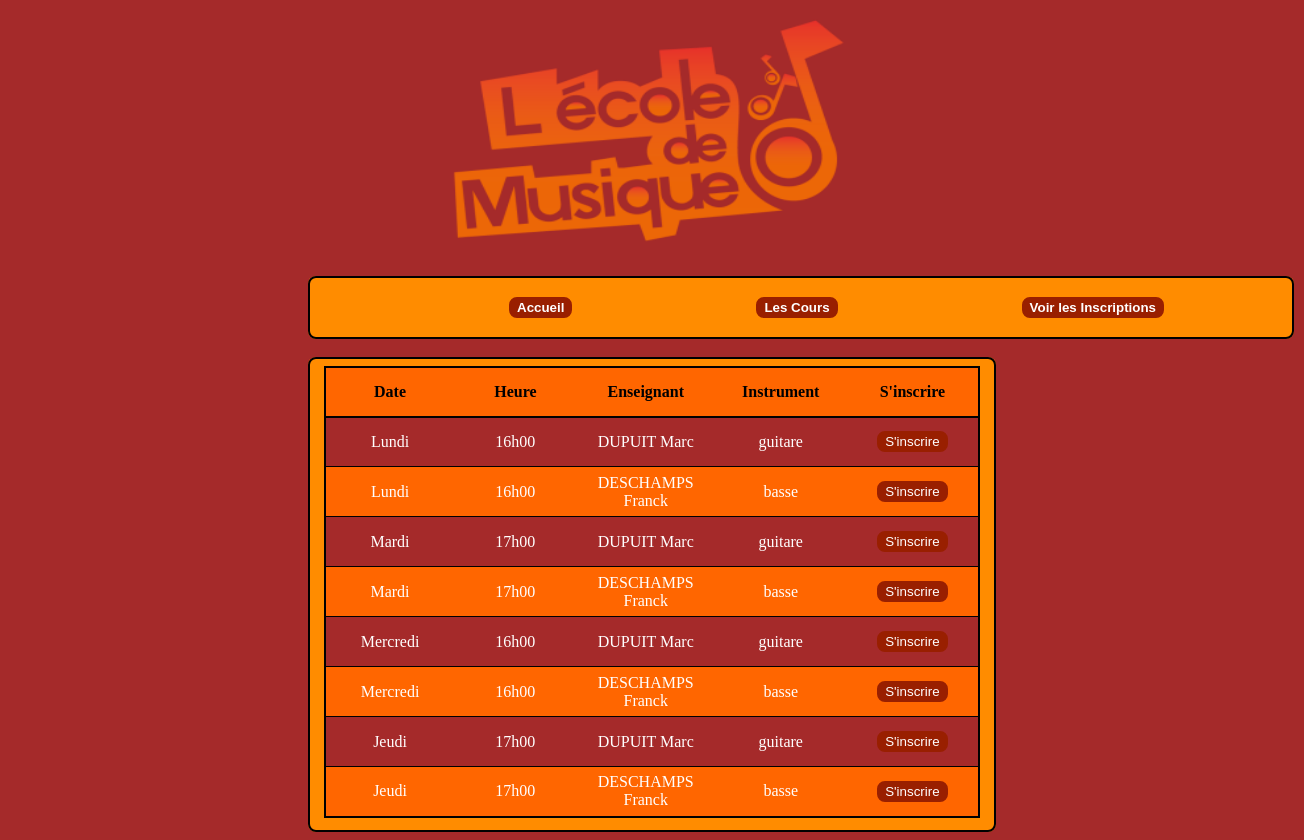
Screenshot of /index.php?action=voirCours with the database file from the repository.
### tables this page shows
CREATE TABLE `enseignant` (
  `id_enseignant` int(3) NOT NULL,
  `nom_enseignant` char(50) DEFAULT NULL,
  `prenom_enseignant` char(15) DEFAULT NULL,
  `dateNaissance_enseignant` date DEFAULT NULL
);

### modele/fonctions.php (called while the page is built, shortened)
<?php
function getLesCours()
{
	$cours = array();
	$Jour = array("","Lundi","Mardi","Mercredi","Jeudi","Vendredi","Samedi","Dimanche");
	$numero=1 ;
	$bdd=connect();
	$sqlCours=$bdd->prepare("SELECT * FROM cours ORDER BY dates_cours , heure_cours");
	$sqlCours->execute();
	while($unCour = $sqlCours->fetch(PDO::FETCH_OBJ))
	{
		$id = $unCour->id_cours ;
		$date = $unCour->dates_cours ;
		$heure = $unCour->heure_cours ;
		$idEnseignant = $unCour->id_enseignant ;
		$idType = $unCour->id_type ;
		$sqlEnseignant=$bdd->prepare("SELECT nom_enseignant , prenom_enseignant FROM enseignant WHERE id_enseignant=".$idEnseignant);
		$sqlEnseignant->execute(array($idEnseignant));
		$leProf= $sqlEnseignant->fetch(PDO::FETCH_OBJ);
		$nom = strtoupper ($leProf->nom_enseignant);
		$prenom = $leProf->prenom_enseignant;
		$sqlType=$bdd->prepare("SELECT * FROM type_cours WHERE id_type=".$idType);
		$sqlType->execute(array($idType));
		$leType= $sqlType->fetch(PDO::FETCH_OBJ);
		$type= $leType->libelle_type;
		$cours[$numero]['id']=$id;
		$cours[$numero]['date']=$Jour[$date] ;
		$cours[$numero]['heure']=$heure ;
		$cours[$numero]['nom']=$nom ;
		$cours[$numero]['prenom']=$prenom ;
		$cours[$numero]['type']=$type ;
		$numero+=1 ;
	}
	return $cours;
}
?>

### vues/v_cours.php (the view)
<br>
<div id="contenu"  class="tabCours" >
<fieldset>
	<table align="center">
		<thead>
			<tr>
				<th>
					<center>
					Date
					</center>
				</th>
				<th>
					<center>
					Heure
					</center>
				</th>
				<th>
					<center>
					Enseignant
					</center>
				</th>
				<th>
					<center>
					Instrument
					</center>
				</th>
				<th>
					<center>
					S'inscrire
					</center>
				</th>
			</tr>
		</thead>
		<tbody>
	<?php
	foreach($lesCours as $unCours)
	{
		$numero=$unCours['id'];
		echo "
		<tr>
			<td>
				<center>
				".$lesCours[$numero]['date']."
				</center>
			</td>
			<td>
				<center>
				".$lesCours[$numero]['heure']."
				</center>
			</td>
			<td>
				<center>
				".$lesCours[$numero]['nom']." ".$lesCours[$numero]['prenom']."
				</center>
			</td>
			<td>
				<center>
				".$lesCours[$numero]['type']."
				</center>
			</td>
			<td>
				<center>
					<button class='butCours'>
						<a href='index.php?action=inscription&numero=".$numero."' >
							S'inscrire
						</a>
					</button>
				</center>
			</td>
		</tr>";
	}
	?>
		</tbody>
	</table>
</fieldset>
</div>

### vues/v_entete.php (shortened to what this page needs)
<html>
	<head>
		<link type="text/css" rel="stylesheet" href="css/cssGeneral.css" />
	</head>
	<body>
		<center>
			<img class='imageEntete' src='images/logo.png'>
		</center>
		<br>
		<fieldset class='fieldsetBoutton'>
			<table class='tableBoutton'>
				<tr>
					<td>
						<button class='button'>
							<a href='index.php'>
								<b>
								Accueil
								</b>
							</a>
						</button>
					</td>
					<td>
						<button class='button'>
							<a href='index.php?action=voirCours'>
								<b>
								Les Cours
								</b>
							</a>
						</button>
					</td>
					<td>
						<button class='button'>
							<a href='index.php?action=voirInscription'>
								<b>
								Voir les Inscriptions
								</b>
							</a>
						</button>
					</td>
				</tr>
			</table>
		</fieldset>

### index.php (shortened to what this page needs)
<?php
if(!isset($_REQUEST['action']))
    $action = 'accueil';
else
    $action = $_REQUEST['action'];
include("vues/v_entete.php") ;
switch($action)
{
	case 'voirCours' :
		include("modele/fonctions.php");
        $lesCours = getLesCours();
        include("vues/v_cours.php");
        break;
}
include("vues/v_pied.php") ;
?>

### vues/v_pied.php
	</body>
</html>

### css/cssGeneral.css (style rules this page uses)
body { background-color: brown; }
.imageEntete { width: 420px; height: 250px; }
.fieldsetBoutton { background-color: #FF8C00; padding:16px; margin-left: 300px; width:950px; border:2px solid black; -moz-border-radius:8px; -webkit-border-radius:8px; border-radius:8px; }
.button:first-Child { margin-left: 180px; }
.button { margin-left: 150px; background-color: #991f00; border-radius: 8px; color: white ; border: 2px solid #991f00; }
.button a { text-decoration:none; color:white; }
.butCours { background-color: #991f00; border-radius: 8px; color: white ; border: 2px solid #991f00; }
.butCours a { text-decoration:none; color:white; }
.tabCours fieldset { background-color:FF8C00; margin-left: 300px; margin-right: 300px; border:2px solid black; -moz-border-radius:8px; -webkit-border-radius:8px; color:white; font-size : 19px; }
.tabCours table { color: black; border: 2px solid black; border-collapse: collapse; }
.tabCours th { border-bottom: 2px solid black; color: black; width: 150px; height: 50px; background-color:#ff6600; }
.tabCours tr { background-color:#ff6600; }
.tabCours tr:nth-child(2n-1) { background-color:brown; }
.tabCours td { color: white; border-bottom: 1px solid black; width: 150px; height: 50px; }

### rows the page displays
enseignant: date "Lundi", heure "16h00", nom_enseignant "DUPUIT", prenom_enseignant "Marc", type "guitare", date "Mardi", heure "17h00", date "Mercredi", date "Jeudi"
enseignant: date "Lundi", heure "16h00", nom_enseignant "DESCHAMPS", prenom_enseignant "Franck", type "basse", date "Mardi", heure "17h00", date "Mercredi", date "Jeudi"
